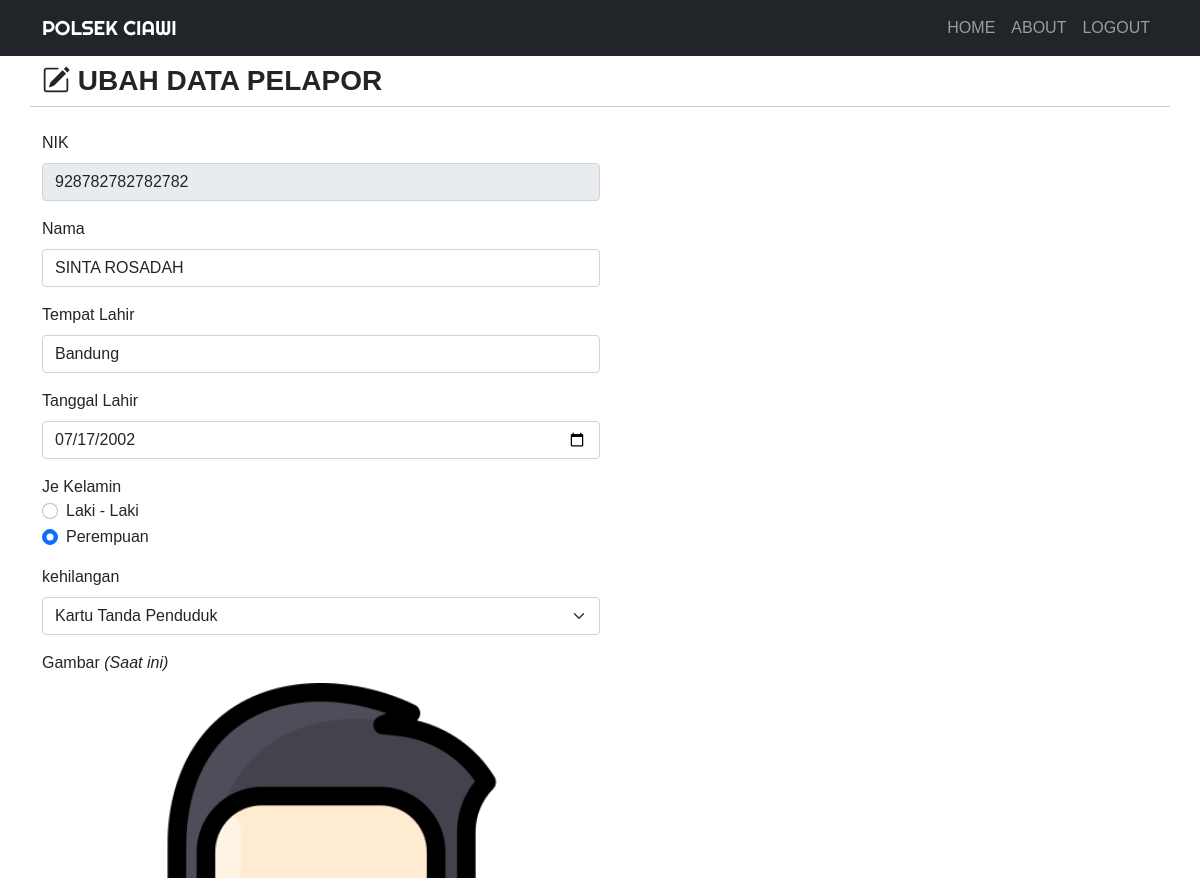
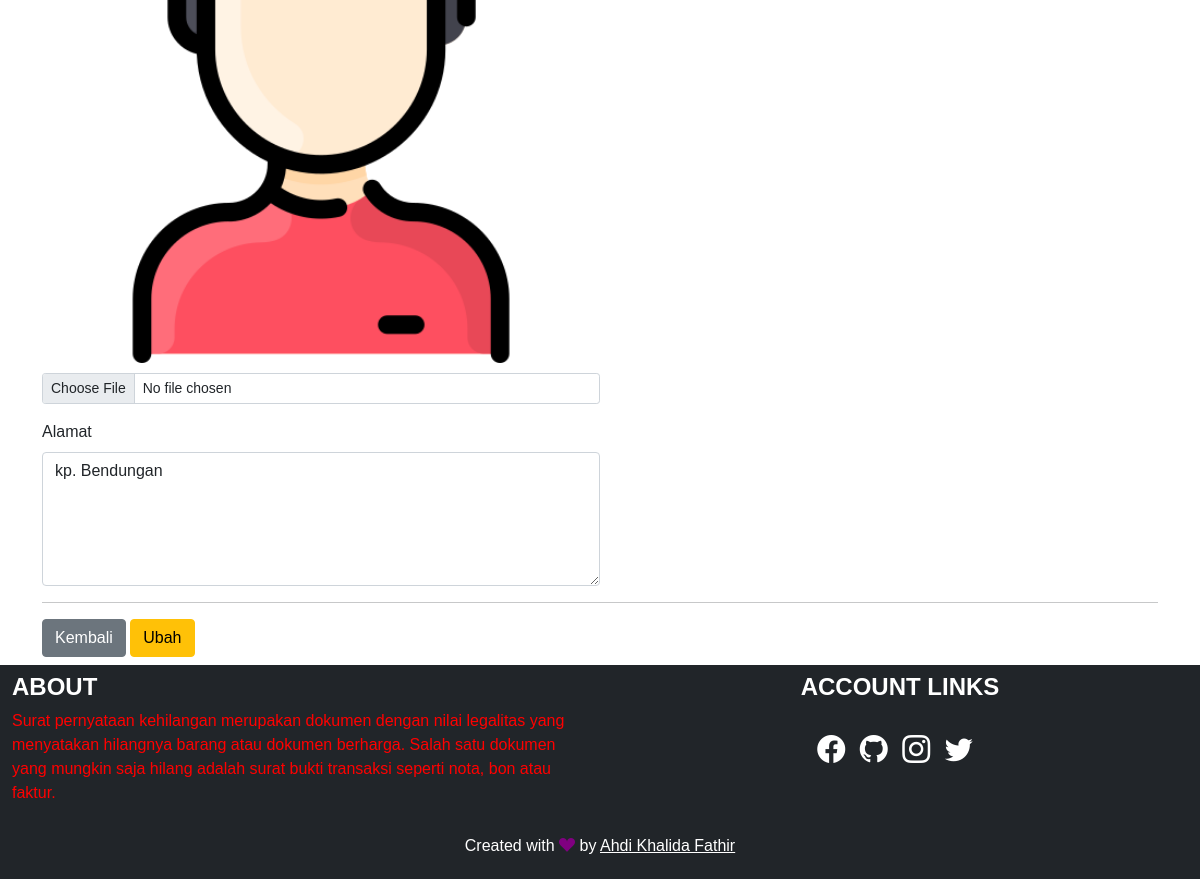
The app's page /ubah.php?nik=928782782782782 (signed in) with its own data (2 pictures, top to bottom).
### tables this page shows
CREATE TABLE `pelapor` (
  `nik` varchar(50) NOT NULL,
  `nama` varchar(225) NOT NULL,
  `tmpt_Lahir` varchar(50) NOT NULL,
  `tgl_Lahir` date NOT NULL,
  `jekel` enum('Laki - Laki','Perempuan') NOT NULL,
  `kehilangan` enum('Akta Kelahiran','Kartu ATM','Kartu Tanda Penduduk','Kartu Keluarga','Sertifikat') NOT NULL,
  `gambar` varchar(225) NOT NULL,
  `alamat` text NOT NULL
);

### function.php (called while the page is built, shortened)
<?php
$koneksi = mysqli_connect("localhost", "root", "", "kehilangan");
function query($query)
{
    global $koneksi;
    $result = mysqli_query($koneksi, $query);
    $rows = [];
    while ($row = mysqli_fetch_assoc($result)) {
        $rows[] = $row;
    }
    return $rows;
}

### ubah.php (the view, shortened to what this page needs)
<?php
require 'function.php';
$nik = $_GET['nik'];
$pelapor = query("SELECT * FROM pelapor WHERE nik = $nik")[0];
?>
<!DOCTYPE html>
<html lang="en">
<head>
    <link href="https://cdn.jsdelivr.net/npm/bootstrap@5.0.0-beta2/dist/css/bootstrap.min.css" rel="stylesheet">
    <link rel="stylesheet" href="https://cdn.jsdelivr.net/npm/bootstrap-icons@1.4.0/font/bootstrap-icons.css">
    <link rel="stylesheet" href="css/style.css">
</head>
<body>
    <nav class="navbar navbar-expand-lg navbar-dark bg-dark text-uppercase">
        <div class="container">
            <a class="navbar-brand" href="index.php">POLSEK CIAWI</a>
            <div class="collapse navbar-collapse" id="navbarNav">
                <ul class="navbar-nav ms-auto">
                    <li class="nav-item">
                        <a class="nav-link" aria-current="page" href="index.php">Home</a>
                    </li>
                    <li class="nav-item">
                        <a class="nav-link" href="#about">About</a>
                    </li>
                    <li class="nav-item">
                        <a class="nav-link" href="logout.php">Logout</a>
                    </li>
                </ul>
            </div>
        </div>
    </nav>
    <div class="container">
        <div class="row my-2">
            <div class="col-md">
                <h3 class="fw-bold text-uppercase"><i class="bi bi-pencil-square"></i>&nbsp;Ubah Data pelapor</h3>
            </div>
            <hr>
        </div>
        <div class="row my-2">
            <div class="col-md">
                <form action="" method="post" enctype="multipart/form-data">
                    <div class="mb-3">
                        <label for="nik" class="form-label">NIK</label>
                        <input type="number" class="form-control w-50" id="nik" value="<?= $pelapor['nik']; ?>" name="nik" readonly>
                    </div>
                    <div class="mb-3">
                        <label for="nama" class="form-label">Nama</label>
                        <input type="text" class="form-control w-50" id="nama" value="<?= $pelapor['nama']; ?>" name="nama" autocomplete="off" required>
                    </div>
                    <div class="mb-3">
                        <label for="tmpt_Lahir" class="form-label">Tempat Lahir</label>
                        <input type="text" class="form-control w-50" id="tmpt_Lahir" value="<?= $pelapor['tmpt_Lahir']; ?>" name="tmpt_Lahir" autocomplete="off" required>
                    </div>
                    <div class="mb-3">
                        <label for="tgl_Lahir" class="form-label">Tanggal Lahir</label>
                        <input type="date" class="form-control w-50" id="tgl_Lahir" value="<?= $pelapor['tgl_Lahir']; ?>" name="tgl_Lahir" autocomplete="off" required>
                    </div>
                    <div class="mb-3">
                        <label>Je
                         Kelamin</label>
                        <div class="form-check">
                            <input class="form-check-input" type="radio" name="jekel" id="Laki - Laki" value="Laki - Laki" <?php if ($pelapor['jekel'] == 'Laki - Laki') { ?> checked='' <?php } ?>>
                            <label class="form-check-label" for="Laki - Laki">Laki - Laki</label>
                        </div>
                        <div class="form-check">
                            <input class="form-check-input" type="radio" name="jekel" id="Perempuan" value="Perempuan" <?php if ($pelapor['jekel'] == 'Perempuan') { ?> checked='' <?php } ?>>
                            <label class="form-check-label" for="Perempuan">Perempuan</label>
                        </div>
                    </div>
                    <div class="mb-3">
                        <label for="kehilangan" class="form-label">kehilangan</label>
                        <select class="form-select w-50" id="kehilangan" name="kehilangan">
                            <option value="Kartu Tanda Penduduk" <?php if ($pelapor['kehilangan'] == 'Kartu Tanda Penduduk') { ?> selected='' <?php } ?>>Kartu Tanda Penduduk</option>
                        </select>
                    </div>
                    <div class="mb-3">
                        <label for="gambar" class="form-label">Gambar <i>(Saat ini)</i></label> <br>
                        <img src="img/<?= $pelapor['gambar']; ?>" width="50%" style="margin-bottom: 10px;">
                        <input class="form-control form-control-sm w-50" id="gambar" name="gambar" type="file">
                    </div>
                    <div class="mb-3">
                        <label for="alamat" class="form-label">Alamat</label>
                        <textarea class="form-control w-50" id="alamat" rows="5" name="alamat" autocomplete="off"><?= $pelapor['alamat']; ?></textarea>
                    </div>
                    <hr>
                    <a href="index.php" class="btn btn-secondary">Kembali</a>
                    <button type="submit" class="btn btn-warning" name="ubah">Ubah</button>
                </form>
            </div>
        </div>
    </div>
    <div class="container-fluid">
        <div class="row bg-dark text-white">
            <div class="col-md-6 my-2">
                <h4 class="fw-bold text-uppercase">About</h4>
                <p style="color: red";>Surat pernyataan kehilangan merupakan dokumen dengan nilai legalitas yang menyatakan hilangnya barang atau dokumen berharga. Salah satu dokumen yang mungkin saja hilang adalah surat bukti transaksi seperti nota, bon atau faktur.</p>
            </div>
            <div class="col-md-6 my-2 text-center link">
                <h4 class="fw-bold text-uppercase">Account Links</h4>
                <a href="https://web.facebook.com/lemonku.lemonku.9/" target="_blank"><i class="bi bi-facebook fs-3"></i></a>
                <a href="https://github.com/Thirty21" target="_blank"><i class="bi bi-github fs-3"></i></a>
                <a href="https://www.instagram.com/ahdiikhf_/" target="_blank"><i class="bi bi-instagram fs-3"></i></a>
                <a href="#" target="_blank"><i class="bi bi-twitter fs-3"></i></a>
            </div>
        </div>
    </div>
    <footer class="bg-dark text-white text-center" style="padding: 5px;">
        <p>Created with <i class="bi bi-suit-heart-fill" style="color: purple;"></i> by <a href="https://instagram.com/ahdiikhf_" target="_blank" style="color: white;">Ahdi Khalida Fathir</a></p>
    </footer>
</body>
</html>

### css/style.css (style rules this page uses)
body { font-family: 'Gill Sans', 'Gill Sans MT', Calibri, 'Trebuchet MS', sans-serif; }
.navbar-brand { font-family: 'Righteous', cursive; }
.link a { display: inline-block; margin-top: 20px; margin-right: 10px; color: #fff; }

### records on screen
pelapor: nik "928782782782782", nama "SINTA ROSADAH", tmpt_Lahir "Bandung", tgl_Lahir "07/17/2002", jekel "☐ Laki - Laki", jekel "☑ Perempuan", kehilangan "Kartu Tanda Penduduk", gambar (picture), alamat "kp. Bendungan"
